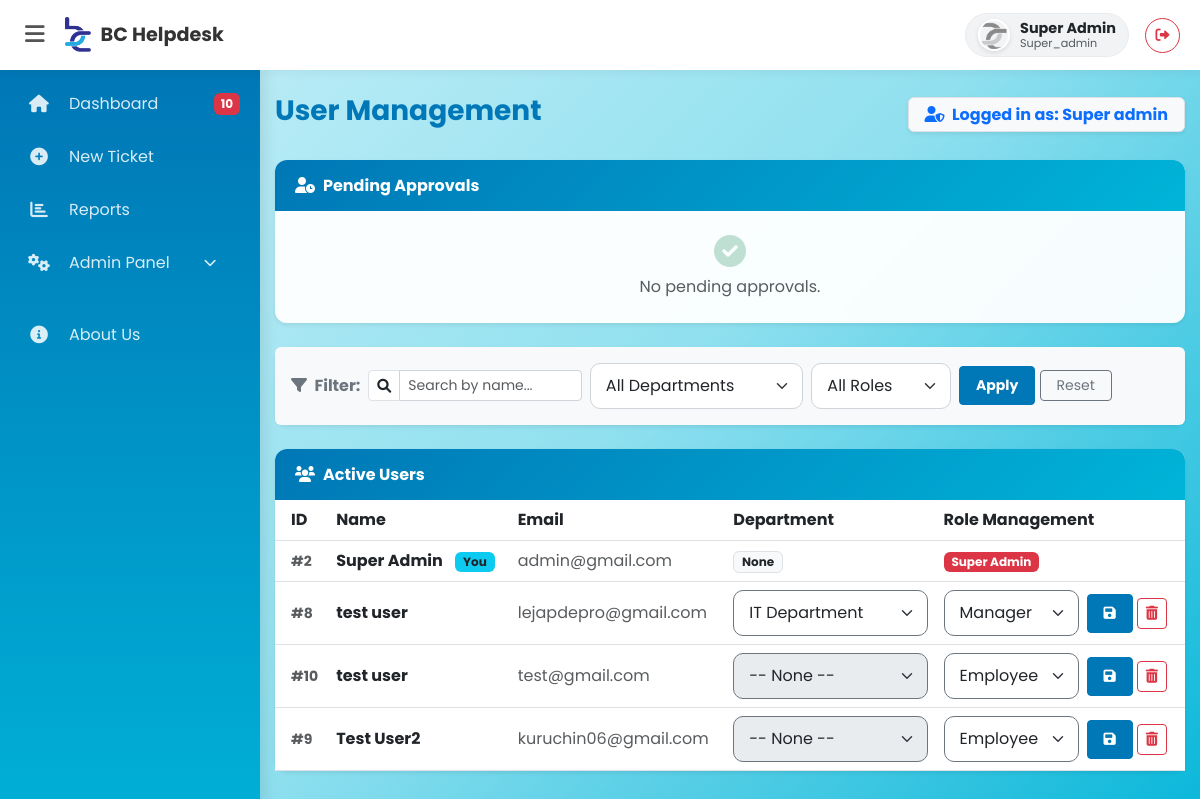
Screenshot of /admin_users.php (signed in) with the database file from the repository.
### tables this page shows
CREATE TABLE `users` (
  `id` int(11) NOT NULL,
  `username` varchar(50) NOT NULL,
  `email` varchar(100) NOT NULL,
  `phone` varchar(20) DEFAULT NULL,
  `password` varchar(255) NOT NULL,
  `role` varchar(50) NOT NULL DEFAULT 'employee',
  `is_active` tinyint(1) DEFAULT '0',
  `created_at` timestamp NULL DEFAULT CURRENT_TIMESTAMP,
  `branch_id` int(11) DEFAULT NULL,
  `profile_image` varchar(255) DEFAULT NULL,
  `dept_id` int(11) DEFAULT NULL,
  `reset_token` varchar(10) DEFAULT NULL,
  `reset_expires` datetime DEFAULT NULL
);

CREATE TABLE `departments` (
  `id` int(11) NOT NULL,
  `name` varchar(100) NOT NULL,
  `created_at` timestamp NULL DEFAULT CURRENT_TIMESTAMP
);

### admin_users.php (the view, shortened to what this page needs)
<?php
require 'config/db.php';
require 'includes/header.php';
require 'includes/navbar.php';
$current_role = $_SESSION['role'];
try {
    $conn->query("ALTER TABLE users MODIFY COLUMN role VARCHAR(50) NOT NULL DEFAULT 'employee'");
} catch (Exception $e) {  }
$dept_res = $conn->query("SELECT * FROM departments ORDER BY name ASC");
$dept_list = [];
while ($d = $dept_res->fetch_assoc()) {
    $dept_list[] = $d;
}
$pending_users = $conn->query("SELECT * FROM users WHERE is_active = 0");
$search_query = isset($_GET['search']) ? trim($_GET['search']) : '';
$sql = "SELECT u.*, d.name as dept_name FROM users u LEFT JOIN departments d ON u.dept_id = d.id WHERE u.is_active = 1";
$sql .= " ORDER BY FIELD(u.role, 'super_admin', 'manager', 'staff', 'employee'), u.username ASC";
$active_users = $conn->query($sql);
?>
<div class="container mt-4 mb-5">
    <div class="d-flex justify-content-between align-items-center mb-4 flex-wrap gap-2">
        <h3 class="fw-bold" style="color: #0077b6;">User Management</h3>
        <span class="badge bg-light text-primary border shadow-sm px-3 py-2 fs-6">
            <i class="fas fa-user-shield me-1"></i> Logged in as: <?= ucfirst(str_replace('_', ' ', $current_role)) ?>
        </span>
    </div>
    <div class="card shadow-sm mb-4">
        <div class="card-header theme-header">
            <h5 class="mb-0 fs-6 fw-bold text-white"><i class="fas fa-user-clock me-2"></i>Pending Approvals</h5>
        </div>
        <div class="card-body p-0">
            <?php if ($pending_users->num_rows > 0): ?>
            <div class="table-responsive">
                <table class="table table-hover align-middle mb-0">
                    <thead class="theme-table-head">
                        <tr>
                            <th class="ps-3">Name</th>
                            <th>Email</th>
                            <th>Assign Role</th>
                            <th>Action</th>
                        </tr>
                    </thead>
                    <tbody>
                        <?php while($u = $pending_users->fetch_assoc()): ?>
                        <tr>
                            <td class="fw-bold text-dark ps-3"><?= htmlspecialchars($u['username']) ?></td>
                            <td class="text-muted"><?= htmlspecialchars($u['email']) ?></td>
                            <td>
                                <form method="POST" id="form-approve-<?= $u['id'] ?>" class="d-flex">
                                    <input type="hidden" name="user_id" value="<?= $u['id'] ?>">
                                    <select name="role" class="form-select form-select-sm border-secondary" style="width: auto;">
                                        <option value="employee">Employee</option>
                                        <option value="staff">Staff</option>
                                        <option value="manager">Manager</option>
                                        <?php if($current_role == 'super_admin'): ?>
                                            <option value="super_admin">Super Admin</option>
                                        <?php endif; ?>
                                    </select>
                                </form>
                            </td>
                            <td>
                                <button type="submit" name="approve_user" form="form-approve-<?= $u['id'] ?>" class="btn btn-success btn-sm fw-bold me-1">
                                    <i class="fas fa-check"></i> Approve
                                </button>
                                <form method="POST" class="d-inline" onsubmit="return confirm('Reject user?');">
                                    <input type="hidden" name="user_id" value="<?= $u['id'] ?>">
                                    <button type="submit" name="reject_user" class="btn btn-danger btn-sm fw-bold">
                                        <i class="fas fa-times"></i> Reject
                                    </button>
                                </form>
                            </td>
                        </tr>
                        <?php endwhile; ?>
                    </tbody>
                </table>
            </div>
            <?php else: ?>
                <div class="p-4 text-center text-muted">
                    <i class="fas fa-check-circle fa-2x mb-2 text-success opacity-25"></i>
                    <p class="mb-0">No pending approvals.</p>
                </div>
            <?php endif; ?>
        </div>
    </div>
    <div class="card shadow-sm mb-4">
        <div class="card-body py-3 bg-light rounded">
            <form method="GET" class="row g-2 align-items-center">
                <div class="col-md-auto">
                    <span class="fw-bold text-secondary"><i class="fas fa-filter me-1"></i> Filter:</span>
                </div>
                <div class="col-md-3">
                    <div class="input-group input-group-sm">
                        <span class="input-group-text bg-white"><i class="fas fa-search"></i></span>
                        <input type="text" name="search" class="form-control" placeholder="Search by name..." value="<?= htmlspecialchars($search_query) ?>">
                    </div>
                </div>
                <div class="col-md-3">
                    <select name="filter_dept" class="form-select form-select-sm">
                        <option value="">All Departments</option>
                    </select>
                </div>
                <div class="col-md-2">
                    <select name="filter_role" class="form-select form-select-sm">
                        <option value="">All Roles</option>
                    </select>
                </div>
                <div class="col-md-auto">
                    <button type="submit" class="btn btn-primary btn-sm px-3 fw-bold">Apply</button>
                    <a href="admin_users.php" class="btn btn-outline-secondary btn-sm px-3">Reset</a>
                </div>
            </form>
        </div>
    </div>
    <div class="card shadow-sm">
        <div class="card-header theme-header">
            <h5 class="mb-0 fs-6 fw-bold text-white"><i class="fas fa-users me-2"></i>Active Users</h5>
        </div>
        <div class="card-body p-0">
            <div class="table-responsive">
                <table class="table table-hover align-middle mb-0">
                    <thead class="theme-table-head">
                        <tr>
                            <th class="ps-3">ID</th>
                            <th>Name</th>
                            <th>Email</th>
                            <th>Department</th>
                            <th>Role Management</th>
                        </tr>
                    </thead>
                    <tbody>
                        <?php if ($active_users->num_rows > 0): ?>
                            <?php while($u = $active_users->fetch_assoc()): ?>
                            <?php
                                $is_self = ($u['id'] == $_SESSION['user_id']);
                                $can_edit = !$is_self && ($current_role === 'super_admin');
                            ?>
                            <tr class="<?= ($u['role'] == 'super_admin') ? 'bg-warning bg-opacity-10' : '' ?>">
                                <td class="text-muted small fw-bold ps-3">#<?= $u['id'] ?></td>
                                <td>
                                    <span class="fw-bold text-dark"><?= htmlspecialchars($u['username']) ?></span>
                                    <?php if($is_self): ?>
                                        <span class="badge bg-info text-dark ms-2">You</span>
                                    <?php endif; ?>
                                </td>
                                <td class="text-muted"><?= htmlspecialchars($u['email']) ?></td>
                                <?php if($can_edit): ?>
                                    <form method="POST">
                                        <td>
                                            <select name="dept_id" class="form-select form-select-sm border-secondary dept-select" style="min-width: 140px;">
                                                <option value="0" class="text-muted">-- None --</option>
                                                <?php foreach ($dept_list as $dept): ?>
                                                    <option value="<?= $dept['id'] ?>" <?= ($u['dept_id'] == $dept['id']) ? 'selected' : '' ?>>
                                                        <?= htmlspecialchars($dept['name']) ?>
                                                    </option>
                                                <?php endforeach; ?>
                                            </select>
                                        </td>
                                        <td>
                                            <div class="d-flex align-items-center">
                                                <select name="role" class="form-select form-select-sm border-secondary me-2 role-select"
                                                        style="width: auto;" onchange="toggleDept(this)">
                                                    <option value="employee" <?= $u['role'] == 'employee' ? 'selected' : '' ?>>Employee</option>
                                                    <option value="manager" <?= $u['role'] == 'manager' ? 'selected' : '' ?>>Manager</option>
                                                </select>
                                                <button type="submit" name="update_role" class="btn btn-primary btn-sm me-1" title="Save Changes">
                                                    <i class="fas fa-save"></i>
                                                </button>
                                                <button type="submit" name="delete_user" class="btn btn-outline-danger btn-sm" onclick="return confirm('Delete user?');" title="Delete User">
                                                    <i class="fas fa-trash-alt"></i>
                                                </button>
                                            </div>
                                        </td>
                                    </form>
                                <?php else: ?>
                                    <td>
                                        <span class="badge bg-light text-dark border">
                                            <?= !empty($u['dept_name']) ? htmlspecialchars($u['dept_name']) : 'None' ?>
                                        </span>
                                    </td>
                                    <td>
                                        <?php
                                            $badge_cls = 'secondary';
                                            if($u['role']=='super_admin') $badge_cls = 'danger';
                                        ?>
                                        <span class="badge bg-<?= $badge_cls ?>"><?= ucwords(str_replace('_', ' ', $u['role'])) ?></span>
                                    </td>
                                <?php endif; ?>
                            </tr>
                            <?php endwhile; ?>
                        <?php endif; ?>
                    </tbody>
                </table>
            </div>
        </div>
    </div>
</div>
<?php require 'includes/footer.php'; ?>

### includes/navbar.php (shortened to what this page needs)
<?php
$pending_alert = 0;
if (isset($_SESSION['role']) && $_SESSION['role'] != 'employee' && isset($conn)) {
    $notify_sql = "SELECT COUNT(*) as count FROM tickets WHERE status = 'Open'";
    $notify_res = $conn->query($notify_sql);
    if ($notify_res) {
        $row = $notify_res->fetch_assoc();
        $pending_alert = $row['count'];
    }
}
$navbar_username = isset($_SESSION['username']) ? $_SESSION['username'] : "Guest";
$navbar_pic = "assets/images/default_avatar.png";
if (isset($_SESSION['user_id']) && isset($conn)) {
    $user_id = $_SESSION['user_id'];
    $sql = "SELECT username, profile_image FROM users WHERE id = $user_id";
    $result = mysqli_query($conn, $sql);
    if ($result && $row = mysqli_fetch_assoc($result)) {
        $navbar_username = $row['username'];
        if (!empty($row['profile_image']) && file_exists(__DIR__ . '/../uploads/' . $row['profile_image'])) {
            $navbar_pic = 'uploads/' . $row['profile_image'];
        }
    }
}
?>
<nav class="topbar">
    <div class="brand-area">
        <button id="menu-toggle" onclick="toggleSidebar()">
            <i class="fas fa-bars"></i>
        </button>
        <a href="dashboard.php" class="brand-link">
            <img src="assets/images/proflogo.png" alt="Logo">
            <span class="brand-text">BC Helpdesk</span>
        </a>
    </div>
    <div class="d-flex align-items-center">
        <a href="profile.php" class="text-decoration-none me-3">
            <div class="user-badge">
                <img src="<?= $navbar_pic ?>" alt="Profile" class="navbar-profile-pic">
                <div class="d-flex flex-column" style="line-height: 1.1;">
                    <span class="fw-bold text-dark" style="font-size: 0.9rem;"><?= htmlspecialchars($navbar_username) ?></span>
                    <?php if(isset($_SESSION['role'])): ?>
                        <small class="text-muted" style="font-size: 0.7rem;"><?= ucfirst($_SESSION['role']) ?></small>
                    <?php endif; ?>
                </div>
            </div>
        </a>
        <a href="logout.php" class="btn btn-outline-danger btn-sm rounded-circle" title="Logout" style="width: 35px; height: 35px; display: flex; align-items: center; justify-content: center;">
            <i class="fas fa-sign-out-alt"></i>
        </a>
    </div>
</nav>
<div class="sidebar" id="sidebar-wrapper">
    <ul class="sidebar-nav">
        <li class="nav-item">
            <a class="nav-link" href="dashboard.php" title="Dashboard">
                <i class="fas fa-home"></i>
                <span>Dashboard</span>
                <?php if($pending_alert > 0): ?>
                    <span class="badge-alert"><?= $pending_alert ?></span>
                <?php endif; ?>
            </a>
        </li>
        <li class="nav-item">
            <a class="nav-link" href="ticket_create.php" title="New Ticket">
                <i class="fas fa-plus-circle"></i> <span>New Ticket</span>
            </a>
        </li>
        <?php if(isset($_SESSION['role']) && $_SESSION['role'] != 'employee'): ?>
        <li class="nav-item">
            <a class="nav-link" href="reports.php" title="Reports">
                <i class="fas fa-chart-bar"></i> <span>Reports</span>
            </a>
        </li>
        <?php endif; ?>
        <?php if(isset($_SESSION['role']) && ($_SESSION['role'] == 'super_admin' || $_SESSION['role'] == 'manager')): ?>
        <li class="nav-item">
            <a class="nav-link" data-bs-toggle="collapse" href="#adminSubmenu" role="button" aria-expanded="false" title="Admin Panel">
                <i class="fas fa-cogs"></i> <span>Admin Panel</span>
                <i class="fas fa-chevron-down ms-auto" style="font-size: 0.8rem;"></i>
            </a>
        </li>
        <?php endif; ?>
        <li class="nav-item mt-4">
            <a class="nav-link" href="about.php" title="About Us">
                <i class="fas fa-info-circle"></i> <span>About Us</span>
            </a>
        </li>
    </ul>
</div>

### rows the page displays
users: profile_image (picture), username "Super Admin", id "2", shows "You", email "admin@gmail.com", shows "None", role "Super Admin"
users: id "8", username "test user", email "lejapdepro@gmail.com", dept_id "IT Department", role "Manager"
users: id "10", username "test user", email "test@gmail.com", role "Employee"
users: id "9", username "Test User2", email "kuruchin06@gmail.com", role "Employee"

### other values shown
$_SESSION['role'] "Super_admin"
$pending_alert "10"
str_replace('_', ' ', $current_role) "Super admin"
